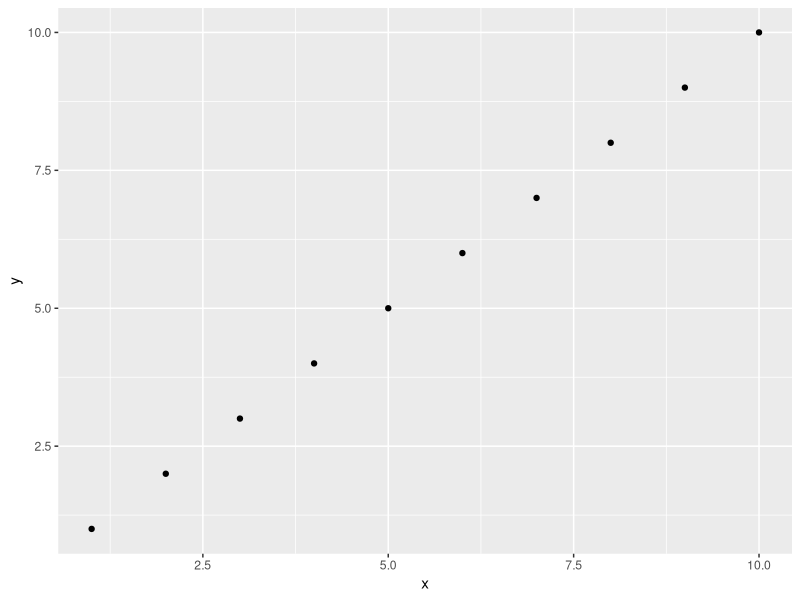
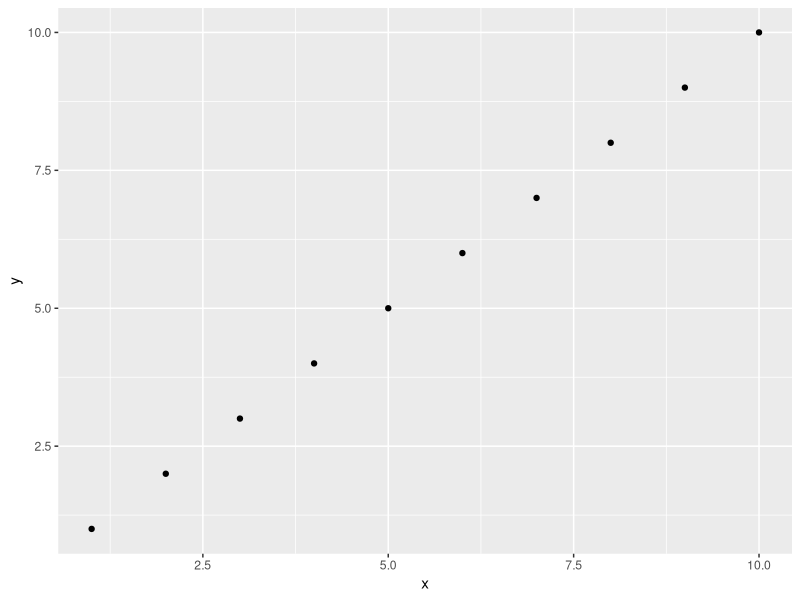

R code for these plots, in order:
# new df
df <- data.frame(x = 1:10, y=1:10)

library(tidyverse)
ggplot(df, aes(x,y)) + geom_point()
ggsave("img/plot1.png")
